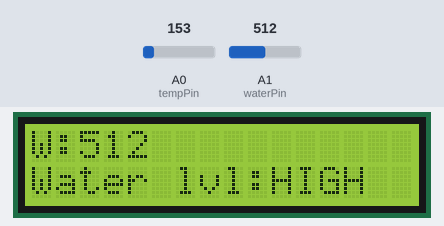
The sketch below on a simulated Arduino Uno, built with avr-gcc and run on an emulated ATmega328P. On the bench: 16×2 character LCD. The test bench sets the inputs (shaded band); at power-on: A1 (waterPin) = 512, A0 (tempPin) = 153.

Above: at 1.27 s.
1.3 s: A1 (waterPin) set to 340
At 1.53 s:
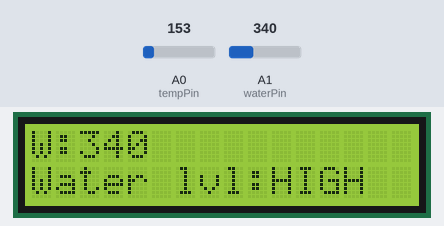
4.3 s: A1 (waterPin) set to 312
At 4.59 s:
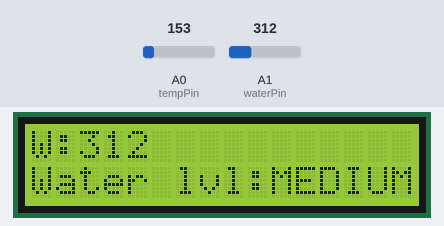
7.1 s: A1 (waterPin) set to 284
At 7.64 s:
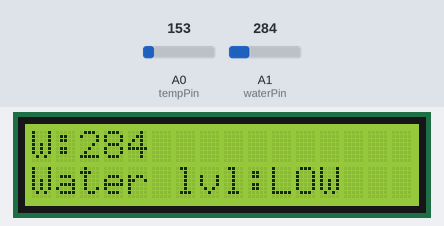
9.7 s: A1 (waterPin) set to 90
At 10.27 s:
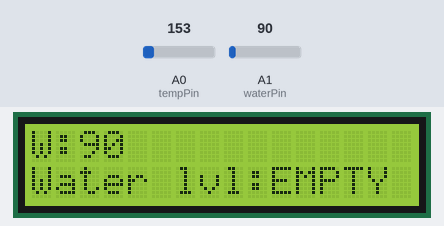
Timing chart, 0 to 12.7 s (numbered marks = the images above; inputs shaded):
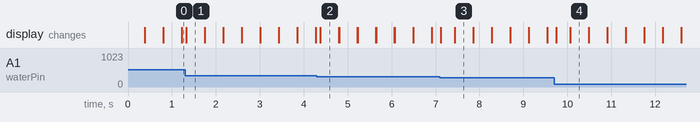

The sketch:

LcdProject.ino
```cpp
int waterval = 0;
int waterPin = A1;

int tempPin = A0;
int tempIn;
double temp;

#include<LiquidCrystal.h>
LiquidCrystal lcd(1,2,4,5,6,7);

char title[31] = {'H','a','l','l','o',' ','m','i','j','n',' ','n','a','a','m',' ','i','s',' ','K','o','e','n',' ','S','a','m','p','e','r','s'};

void setup() {
  // put your setup code here, to run once:
  lcd.begin(16,2);
}

void loop() {

  tempIn = analogRead(tempPin);
  waterval = analogRead(waterPin);

  temp = (double)tempIn / 1024;
  temp = temp * 5;
  temp = temp - 0.5;
  temp = temp * 100;

  lcd.print("W:");
  lcd.print(waterval);
  lcd.setCursor(0,1);
  lcd.print("Water lvl:");

  if(waterval <= 100){
    lcd.print("EMPTY");
  }
  else if(waterval > 100 && waterval <= 300){
    lcd.print("LOW");
  }
  else if(waterval > 300 && waterval <= 330){
    lcd.print("MEDIUM");
  }
  else if(waterval > 330){
    lcd.print("HIGH");
  }

  delay(100);
  lcd.clear();
}
```

Measured:
- the behaviour switches between 331 and 330 on A1 (waterPin) (found by bisection; images 1 and 2)
- the behaviour switches between 301 and 300 on A1 (waterPin) (found by bisection; images 2 and 3)
- after the input at 1.3 s, the display: changes at once (image 1)
- after the input at 4.3 s, the display: changes after 0.08 s (image 2)
- after the input at 7.1 s, the display: changes at once (image 3)
- after the input at 9.7 s, the display: changes after 0.05 s (image 4)
- what the display in image 1 shows lasts 0.4 s, from 1.3 s to 1.7 s
